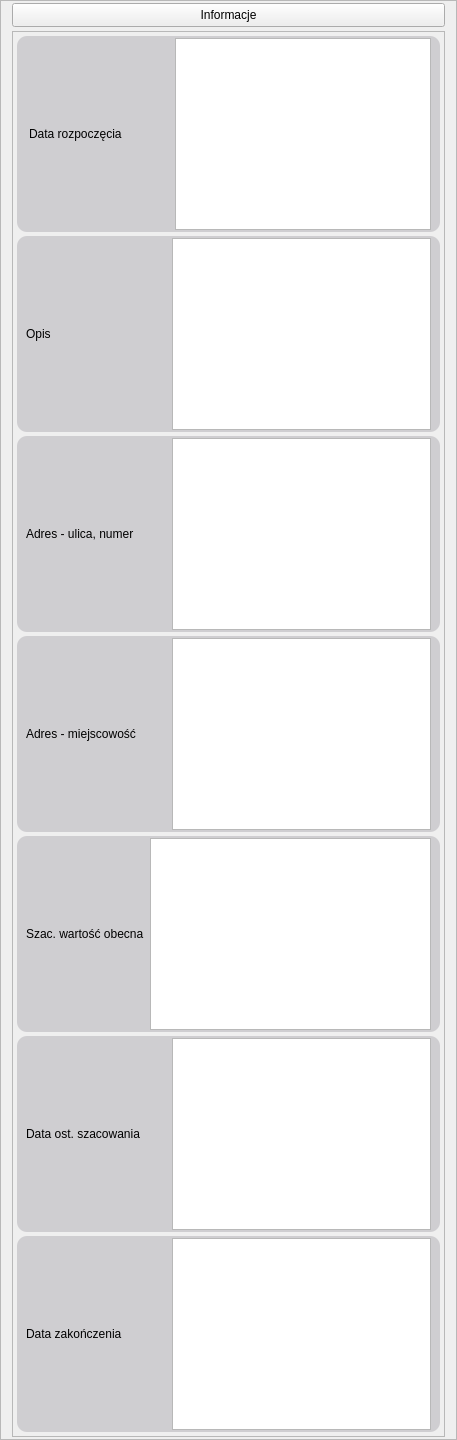
                   <widget class="QFrame" name="frame_information">
                    <property name="minimumSize">
                     <size>
                      <width>300</width>
                      <height>360</height>
                     </size>
                    </property>
                    <property name="frameShape">
                     <enum>QFrame::StyledPanel</enum>
                    </property>
                    <property name="frameShadow">
                     <enum>QFrame::Raised</enum>
                    </property>
                    <layout class="QVBoxLayout" name="verticalLayout_4">
                     <property name="spacing">
                      <number>4</number>
                     </property>
                     <property name="topMargin">
                      <number>2</number>
                     </property>
                     <property name="bottomMargin">
                      <number>2</number>
                     </property>
                     <item>
                      <widget class="QPushButton" name="button_information">
                       <property name="minimumSize">
                        <size>
                         <width>0</width>
                         <height>24</height>
                        </size>
                       </property>
                       <property name="text">
                        <string>Informacje</string>
                       </property>
                      </widget>
                     </item>
                     <item>
                      <widget class="QFrame" name="frame_information_data">
                       <property name="minimumSize">
                        <size>
                         <width>0</width>
                         <height>210</height>
                        </size>
                       </property>
                       <property name="frameShape">
                        <enum>QFrame::StyledPanel</enum>
                       </property>
                       <property name="frameShadow">
                        <enum>QFrame::Raised</enum>
                       </property>
                       <layout class="QVBoxLayout" name="verticalLayout_13">
                        <property name="spacing">
                         <number>4</number>
                        </property>
                        <property name="leftMargin">
                         <number>4</number>
                        </property>
                        <property name="topMargin">
                         <number>4</number>
                        </property>
                        <property name="rightMargin">
                         <number>4</number>
                        </property>
                        <property name="bottomMargin">
                         <number>4</number>
                        </property>
                        <item>
                         <widget class="QFrame" name="frame_label_and_text_start_date">
                          <property name="styleSheet">
                           <string notr="true">#frame_label_and_text_start_date{
        border: 0px solid gray;
        border-radius: 10px;
        background: rgb(207, 206, 209);
        }</string>
                          </property>
                          <property name="frameShape">
                           <enum>QFrame::StyledPanel</enum>
                          </property>
                          <property name="frameShadow">
                           <enum>QFrame::Raised</enum>
                          </property>
                          <layout class="QHBoxLayout" name="horizontalLayout_19">
                           <property name="leftMargin">
                            <number>12</number>
                           </property>
                           <property name="topMargin">
                            <number>2</number>
                           </property>
                           <property name="bottomMargin">
                            <number>2</number>
                           </property>
                           <item>
                            <widget class="QLabel" name="label_14">
                             <property name="minimumSize">
                              <size>
                               <width>140</width>
                               <height>0</height>
                              </size>
                             </property>
                             <property name="text">
                              <string>Data rozpoczęcia</string>
                             </property>
                            </widget>
                           </item>
                           <item>
                            <widget class="QTextEdit" name="text_start_date"/>
                           </item>
                          </layout>
                         </widget>
                        </item>
                        <item>
                         <widget class="QFrame" name="frame_label_and_text_description">
                          <property name="styleSheet">
                           <string notr="true">#frame_label_and_text_description{
        border: 0px solid gray;
        border-radius: 10px;
        background: rgb(207, 206, 209);
        }</string>
                          </property>
                          <property name="frameShape">
                           <enum>QFrame::StyledPanel</enum>
                          </property>
                          <property name="frameShadow">
                           <enum>QFrame::Raised</enum>
                          </property>
                          <layout class="QHBoxLayout" name="horizontalLayout_20">
                           <property name="topMargin">
                            <number>2</number>
                           </property>
                           <property name="bottomMargin">
                            <number>2</number>
                           </property>
                           <item>
                            <widget class="QLabel" name="label_15">
                             <property name="minimumSize">
                              <size>
                               <width>140</width>
                               <height>0</height>
                              </size>
                             </property>
                             <property name="text">
                              <string>Opis</string>
                             </property>
                            </widget>
                           </item>
                           <item>
                            <widget class="QTextEdit" name="text_description"/>
                           </item>
                          </layout>
                         </widget>
                        </item>
                        <item>
                         <widget class="QFrame" name="frame_label_and_text_address_street">
                          <property name="styleSheet">
                           <string notr="true">#frame_label_and_text_address_street{
        border: 0px solid gray;
        border-radius: 10px;
        background: rgb(207, 206, 209);
        }</string>
                          </property>
                          <property name="frameShape">
                           <enum>QFrame::StyledPanel</enum>
                          </property>
                          <property name="frameShadow">
                           <enum>QFrame::Raised</enum>
                          </property>
                          <layout class="QHBoxLayout" name="horizontalLayout_21">
                           <property name="topMargin">
                            <number>2</number>
                           </property>
                           <property name="bottomMargin">
                            <number>2</number>
                           </property>
                           <item>
                            <widget class="QLabel" name="label_16">
                             <property name="minimumSize">
                              <size>
                               <width>140</width>
                               <height>0</height>
                              </size>
                             </property>
                             <property name="text">
                              <string>Adres - ulica, numer</string>
                             </property>
                            </widget>
                           </item>
                           <item>
                            <widget class="QTextEdit" name="text_address_street"/>
                           </item>
                          </layout>
                         </widget>
                        </item>
                        <item>
                         <widget class="QFrame" name="frame_label_and_text_address_city">
                          <property name="styleSheet">
                           <string notr="true">#frame_label_and_text_address_city{
        border: 0px solid gray;
        border-radius: 10px;
        background: rgb(207, 206, 209);
        }</string>
                          </property>
                          <property name="frameShape">
                           <enum>QFrame::StyledPanel</enum>
                          </property>
                          <property name="frameShadow">
                           <enum>QFrame::Raised</enum>
                          </property>
                          <layout class="QHBoxLayout" name="horizontalLayout_22">
                           <property name="topMargin">
                            <number>2</number>
                           </property>
                           <property name="bottomMargin">
                            <number>2</number>
                           </property>
                           <item>
                            <widget class="QLabel" name="label_17">
                             <property name="minimumSize">
                              <size>
                               <width>140</width>
                               <height>0</height>
                              </size>
                             </property>
                             <property name="text">
                              <string>Adres - miejscowość</string>
                             </property>
                            </widget>
                           </item>
                           <item>
                            <widget class="QTextEdit" name="text_address_city"/>
                           </item>
                          </layout>
                         </widget>
                        </item>
                        <item>
                         <widget class="QFrame" name="frame_label_and_text_estimated_value">
                          <property name="styleSheet">
                           <string notr="true">#frame_label_and_text_estimated_value{
        border: 0px solid gray;
        border-radius: 10px;
        background: rgb(207, 206, 209);
        }</string>
                          </property>
                          <property name="frameShape">
                           <enum>QFrame::StyledPanel</enum>
                          </property>
                          <property name="frameShadow">
                           <enum>QFrame::Raised</enum>
                          </property>
                          <layout class="QHBoxLayout" name="horizontalLayout_23">
                           <property name="topMargin">
                            <number>2</number>
                           </property>
                           <property name="bottomMargin">
                            <number>2</number>
                           </property>
                           <item>
                            <widget class="QLabel" name="label_18">
                             <property name="text">
                              <string>Szac. wartość obecna</string>
                             </property>
                            </widget>
                           </item>
                           <item>
                            <widget class="QTextEdit" name="text_estimated_value"/>
                           </item>
                          </layout>
                         </widget>
                        </item>
                        <item>
                         <widget class="QFrame" name="frame_label_and_text_last_estimation">
                          <property name="styleSheet">
                           <string notr="true">#frame_label_and_text_last_estimation{
        border: 0px solid gray;
        border-radius: 10px;
        background: rgb(207, 206, 209);
        }</string>
                          </property>
                          <property name="frameShape">
                           <enum>QFrame::StyledPanel</enum>
                          </property>
                          <property name="frameShadow">
                           <enum>QFrame::Raised</enum>
                          </property>
                          <layout class="QHBoxLayout" name="horizontalLayout_24">
                           <property name="topMargin">
                            <number>2</number>
                           </property>
                           <property name="bottomMargin">
                            <number>2</number>
                           </property>
                           <item>
                            <widget class="QLabel" name="label_19">
                             <property name="minimumSize">
                              <size>
                               <width>140</width>
                               <height>0</height>
                              </size>
                             </property>
                             <property name="text">
                              <string>Data ost. szacowania</string>
                             </property>
                            </widget>
                           </item>
                           <item>
                            <widget class="QTextEdit" name="text_last_estimation"/>
                           </item>
                          </layout>
                         </widget>
                        </item>
                        <item>
                         <widget class="QFrame" name="frame_label_and_text_finish_date">
                          <property name="styleSheet">
                           <string notr="true">#frame_label_and_text_finish_date{
        border: 0px solid gray;
        border-radius: 10px;
        background: rgb(207, 206, 209);
        }</string>
                          </property>
                          <property name="frameShape">
                           <enum>QFrame::StyledPanel</enum>
                          </property>
                          <property name="frameShadow">
                           <enum>QFrame::Raised</enum>
                          </property>
                          <layout class="QHBoxLayout" name="horizontalLayout_25">
                           <property name="topMargin">
                            <number>2</number>
                           </property>
                           <property name="bottomMargin">
                            <number>2</number>
                           </property>
                           <item>
                            <widget class="QLabel" name="label_20">
                             <property name="minimumSize">
                              <size>
                               <width>140</width>
                               <height>0</height>
                              </size>
                             </property>
                             <property name="text">
                              <string>Data zakończenia</string>
                             </property>
                            </widget>
                           </item>
                           <item>
                            <widget class="QTextEdit" name="text_finish_date"/>
                           </item>
                          </layout>
                         </widget>
                        </item>
                       </layout>
                      </widget>
                     </item>
                    </layout>
                   </widget>
